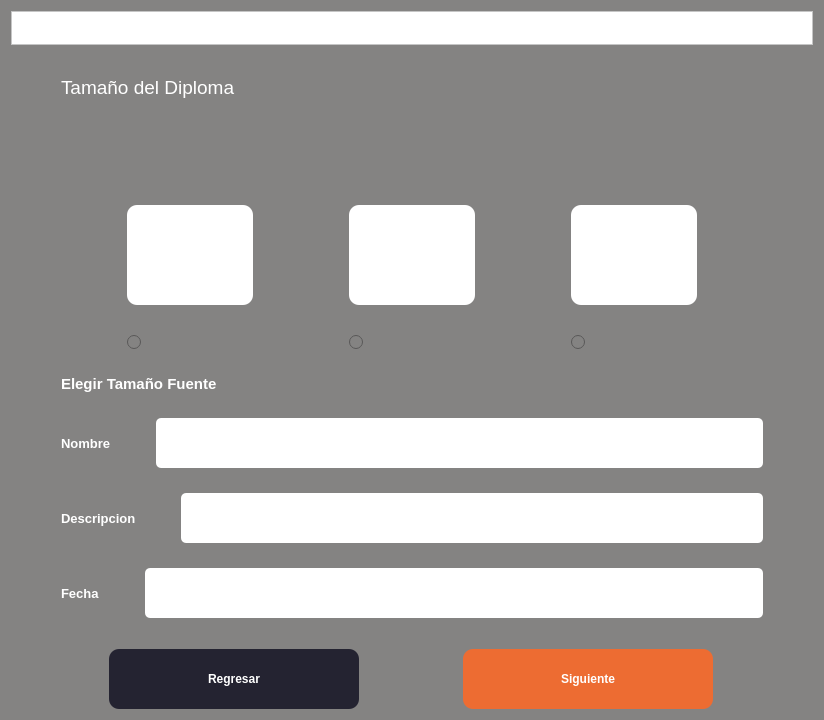
<?xml version="1.0" encoding="UTF-8"?>
<ui version="4.0">
 <class>Form</class>
 <widget class="QWidget" name="Form">
  <property name="geometry">
   <rect>
    <x>0</x>
    <y>0</y>
    <width>824</width>
    <height>680</height>
   </rect>
  </property>
  <property name="palette">
   <palette>
    <active>
     <colorrole role="WindowText">
      <brush brushstyle="SolidPattern">
       <color alpha="255">
        <red>255</red>
        <green>255</green>
        <blue>255</blue>
       </color>
      </brush>
     </colorrole>
     <colorrole role="Button">
      <brush brushstyle="SolidPattern">
       <color alpha="255">
        <red>132</red>
        <green>131</green>
        <blue>130</blue>
       </color>
      </brush>
     </colorrole>
     <colorrole role="Light">
      <brush brushstyle="SolidPattern">
       <color alpha="255">
        <red>255</red>
        <green>255</green>
        <blue>255</blue>
       </color>
      </brush>
     </colorrole>
     <colorrole role="Midlight">
      <brush brushstyle="SolidPattern">
       <color alpha="255">
        <red>255</red>
        <green>255</green>
        <blue>255</blue>
       </color>
      </brush>
     </colorrole>
     <colorrole role="Dark">
      <brush brushstyle="SolidPattern">
       <color alpha="255">
        <red>127</red>
        <green>127</green>
        <blue>127</blue>
       </color>
      </brush>
     </colorrole>
     <colorrole role="Mid">
      <brush brushstyle="SolidPattern">
       <color alpha="255">
        <red>170</red>
        <green>170</green>
        <blue>170</blue>
       </color>
      </brush>
     </colorrole>
     <colorrole role="Text">
      <brush brushstyle="SolidPattern">
       <color alpha="255">
        <red>255</red>
        <green>255</green>
        <blue>255</blue>
       </color>
      </brush>
     </colorrole>
     <colorrole role="BrightText">
      <brush brushstyle="SolidPattern">
       <color alpha="255">
        <red>255</red>
        <green>255</green>
        <blue>255</blue>
       </color>
      </brush>
     </colorrole>
     <colorrole role="ButtonText">
      <brush brushstyle="SolidPattern">
       <color alpha="255">
        <red>255</red>
        <green>255</green>
        <blue>255</blue>
       </color>
      </brush>
     </colorrole>
     <colorrole role="Base">
      <brush brushstyle="SolidPattern">
       <color alpha="255">
        <red>132</red>
        <green>131</green>
        <blue>130</blue>
       </color>
      </brush>
     </colorrole>
     <colorrole role="Window">
      <brush brushstyle="SolidPattern">
       <color alpha="255">
        <red>132</red>
        <green>131</green>
        <blue>130</blue>
       </color>
      </brush>
     </colorrole>
     <colorrole role="Shadow">
      <brush brushstyle="SolidPattern">
       <color alpha="255">
        <red>0</red>
        <green>0</green>
        <blue>0</blue>
       </color>
      </brush>
     </colorrole>
     <colorrole role="AlternateBase">
      <brush brushstyle="SolidPattern">
       <color alpha="255">
        <red>255</red>
        <green>255</green>
        <blue>255</blue>
       </color>
      </brush>
     </colorrole>
     <colorrole role="ToolTipBase">
      <brush brushstyle="SolidPattern">
       <color alpha="255">
        <red>255</red>
        <green>255</green>
        <blue>220</blue>
       </color>
      </brush>
     </colorrole>
     <colorrole role="ToolTipText">
      <brush brushstyle="SolidPattern">
       <color alpha="255">
        <red>0</red>
        <green>0</green>
        <blue>0</blue>
       </color>
      </brush>
     </colorrole>
    </active>
    <inactive>
     <colorrole role="WindowText">
      <brush brushstyle="SolidPattern">
       <color alpha="255">
        <red>255</red>
        <green>255</green>
        <blue>255</blue>
       </color>
      </brush>
     </colorrole>
     <colorrole role="Button">
      <brush brushstyle="SolidPattern">
       <color alpha="255">
        <red>132</red>
        <green>131</green>
        <blue>130</blue>
       </color>
      </brush>
     </colorrole>
     <colorrole role="Light">
      <brush brushstyle="SolidPattern">
       <color alpha="255">
        <red>255</red>
        <green>255</green>
        <blue>255</blue>
       </color>
      </brush>
     </colorrole>
     <colorrole role="Midlight">
      <brush brushstyle="SolidPattern">
       <color alpha="255">
        <red>255</red>
        <green>255</green>
        <blue>255</blue>
       </color>
      </brush>
     </colorrole>
     <colorrole role="Dark">
      <brush brushstyle="SolidPattern">
       <color alpha="255">
        <red>127</red>
        <green>127</green>
        <blue>127</blue>
       </color>
      </brush>
     </colorrole>
     <colorrole role="Mid">
      <brush brushstyle="SolidPattern">
       <color alpha="255">
        <red>170</red>
        <green>170</green>
        <blue>170</blue>
       </color>
      </brush>
     </colorrole>
     <colorrole role="Text">
      <brush brushstyle="SolidPattern">
       <color alpha="255">
        <red>255</red>
        <green>255</green>
        <blue>255</blue>
       </color>
      </brush>
     </colorrole>
     <colorrole role="BrightText">
      <brush brushstyle="SolidPattern">
       <color alpha="255">
        <red>255</red>
        <green>255</green>
        <blue>255</blue>
       </color>
      </brush>
     </colorrole>
     <colorrole role="ButtonText">
      <brush brushstyle="SolidPattern">
       <color alpha="255">
        <red>255</red>
        <green>255</green>
        <blue>255</blue>
       </color>
      </brush>
     </colorrole>
     <colorrole role="Base">
      <brush brushstyle="SolidPattern">
       <color alpha="255">
        <red>132</red>
        <green>131</green>
        <blue>130</blue>
       </color>
      </brush>
     </colorrole>
     <colorrole role="Window">
      <brush brushstyle="SolidPattern">
       <color alpha="255">
        <red>132</red>
        <green>131</green>
        <blue>130</blue>
       </color>
      </brush>
     </colorrole>
     <colorrole role="Shadow">
      <brush brushstyle="SolidPattern">
       <color alpha="255">
        <red>0</red>
        <green>0</green>
        <blue>0</blue>
       </color>
      </brush>
     </colorrole>
     <colorrole role="AlternateBase">
      <brush brushstyle="SolidPattern">
       <color alpha="255">
        <red>255</red>
        <green>255</green>
        <blue>255</blue>
       </color>
      </brush>
     </colorrole>
     <colorrole role="ToolTipBase">
      <brush brushstyle="SolidPattern">
       <color alpha="255">
        <red>255</red>
        <green>255</green>
        <blue>220</blue>
       </color>
      </brush>
     </colorrole>
     <colorrole role="ToolTipText">
      <brush brushstyle="SolidPattern">
       <color alpha="255">
        <red>0</red>
        <green>0</green>
        <blue>0</blue>
       </color>
      </brush>
     </colorrole>
    </inactive>
    <disabled>
     <colorrole role="WindowText">
      <brush brushstyle="SolidPattern">
       <color alpha="255">
        <red>255</red>
        <green>255</green>
        <blue>255</blue>
       </color>
      </brush>
     </colorrole>
     <colorrole role="Button">
      <brush brushstyle="SolidPattern">
       <color alpha="255">
        <red>132</red>
        <green>131</green>
        <blue>130</blue>
       </color>
      </brush>
     </colorrole>
     <colorrole role="Light">
      <brush brushstyle="SolidPattern">
       <color alpha="255">
        <red>255</red>
        <green>255</green>
        <blue>255</blue>
       </color>
      </brush>
     </colorrole>
     <colorrole role="Midlight">
      <brush brushstyle="SolidPattern">
       <color alpha="255">
        <red>255</red>
        <green>255</green>
        <blue>255</blue>
       </color>
      </brush>
     </colorrole>
     <colorrole role="Dark">
      <brush brushstyle="SolidPattern">
       <color alpha="255">
        <red>127</red>
        <green>127</green>
        <blue>127</blue>
       </color>
      </brush>
     </colorrole>
     <colorrole role="Mid">
      <brush brushstyle="SolidPattern">
       <color alpha="255">
        <red>170</red>
        <green>170</green>
        <blue>170</blue>
       </color>
      </brush>
     </colorrole>
     <colorrole role="Text">
      <brush brushstyle="SolidPattern">
       <color alpha="255">
        <red>255</red>
        <green>255</green>
        <blue>255</blue>
       </color>
      </brush>
     </colorrole>
     <colorrole role="BrightText">
      <brush brushstyle="SolidPattern">
       <color alpha="255">
        <red>255</red>
        <green>255</green>
        <blue>255</blue>
       </color>
      </brush>
     </colorrole>
     <colorrole role="ButtonText">
      <brush brushstyle="SolidPattern">
       <color alpha="255">
        <red>255</red>
        <green>255</green>
        <blue>255</blue>
       </color>
      </brush>
     </colorrole>
     <colorrole role="Base">
      <brush brushstyle="SolidPattern">
       <color alpha="255">
        <red>132</red>
        <green>131</green>
        <blue>130</blue>
       </color>
      </brush>
     </colorrole>
     <colorrole role="Window">
      <brush brushstyle="SolidPattern">
       <color alpha="255">
        <red>132</red>
        <green>131</green>
        <blue>130</blue>
       </color>
      </brush>
     </colorrole>
     <colorrole role="Shadow">
      <brush brushstyle="SolidPattern">
       <color alpha="255">
        <red>0</red>
        <green>0</green>
        <blue>0</blue>
       </color>
      </brush>
     </colorrole>
     <colorrole role="AlternateBase">
      <brush brushstyle="SolidPattern">
       <color alpha="255">
        <red>255</red>
        <green>255</green>
        <blue>255</blue>
       </color>
      </brush>
     </colorrole>
     <colorrole role="ToolTipBase">
      <brush brushstyle="SolidPattern">
       <color alpha="255">
        <red>255</red>
        <green>255</green>
        <blue>220</blue>
       </color>
      </brush>
     </colorrole>
     <colorrole role="ToolTipText">
      <brush brushstyle="SolidPattern">
       <color alpha="255">
        <red>0</red>
        <green>0</green>
        <blue>0</blue>
       </color>
      </brush>
     </colorrole>
    </disabled>
   </palette>
  </property>
  <property name="windowTitle">
   <string>Generador de Diplomas</string>
  </property>
  <property name="autoFillBackground">
   <bool>false</bool>
  </property>
  <property name="styleSheet">
   <string notr="true">color: white;
background-color: rgb(132, 131, 130);</string>
  </property>
  <layout class="QVBoxLayout" name="verticalLayout_3">
   <item>
    <widget class="QFrame" name="frame">
     <property name="sizePolicy">
      <sizepolicy hsizetype="Preferred" vsizetype="Fixed">
       <horstretch>0</horstretch>
       <verstretch>0</verstretch>
      </sizepolicy>
     </property>
     <property name="maximumSize">
      <size>
       <width>16777215</width>
       <height>81</height>
      </size>
     </property>
     <property name="autoFillBackground">
      <bool>false</bool>
     </property>
     <property name="styleSheet">
      <string notr="true">background-color: rgb(255, 255, 255)
</string>
     </property>
     <property name="frameShape">
      <enum>QFrame::StyledPanel</enum>
     </property>
     <property name="frameShadow">
      <enum>QFrame::Raised</enum>
     </property>
     <layout class="QGridLayout" name="gridLayout_2">
      <item row="0" column="0">
       <widget class="QLabel" name="lbLogo">
        <property name="sizePolicy">
         <sizepolicy hsizetype="Maximum" vsizetype="Preferred">
          <horstretch>0</horstretch>
          <verstretch>0</verstretch>
         </sizepolicy>
        </property>
        <property name="autoFillBackground">
         <bool>false</bool>
        </property>
        <property name="styleSheet">
         <string notr="true"/>
        </property>
        <property name="text">
         <string/>
        </property>
        <property name="pixmap">
         <pixmap>../images/csoftmty_logo.png</pixmap>
        </property>
        <property name="scaledContents">
         <bool>false</bool>
        </property>
       </widget>
      </item>
     </layout>
    </widget>
   </item>
   <item>
    <layout class="QVBoxLayout" name="verticalLayout_4">
     <property name="spacing">
      <number>25</number>
     </property>
     <property name="leftMargin">
      <number>50</number>
     </property>
     <property name="topMargin">
      <number>25</number>
     </property>
     <property name="rightMargin">
      <number>50</number>
     </property>
     <property name="bottomMargin">
      <number>25</number>
     </property>
     <item>
      <layout class="QVBoxLayout" name="verticalLayout_2">
       <item>
        <widget class="QLabel" name="label_2">
         <property name="sizePolicy">
          <sizepolicy hsizetype="Preferred" vsizetype="Fixed">
           <horstretch>0</horstretch>
           <verstretch>0</verstretch>
          </sizepolicy>
         </property>
         <property name="font">
          <font>
           <pointsize>14</pointsize>
           <weight>50</weight>
           <bold>false</bold>
          </font>
         </property>
         <property name="text">
          <string>Tamaño del Diploma</string>
         </property>
        </widget>
       </item>
       <item>
        <widget class="QLabel" name="label_3">
         <property name="sizePolicy">
          <sizepolicy hsizetype="Preferred" vsizetype="Fixed">
           <horstretch>0</horstretch>
           <verstretch>0</verstretch>
          </sizepolicy>
         </property>
         <property name="font">
          <font>
           <pointsize>11</pointsize>
           <weight>50</weight>
           <bold>false</bold>
          </font>
         </property>
         <property name="text">
          <string/>
         </property>
        </widget>
       </item>
       <item>
        <widget class="QLabel" name="label">
         <property name="maximumSize">
          <size>
           <width>700</width>
           <height>30</height>
          </size>
         </property>
         <property name="frameShape">
          <enum>QFrame::NoFrame</enum>
         </property>
         <property name="text">
          <string/>
         </property>
         <property name="pixmap">
          <pixmap>../images/sizes.png</pixmap>
         </property>
         <property name="scaledContents">
          <bool>true</bool>
         </property>
         <property name="alignment">
          <set>Qt::AlignCenter</set>
         </property>
        </widget>
       </item>
      </layout>
     </item>
     <item>
      <layout class="QHBoxLayout" name="horizontalLayout_2" stretch="1,1,1">
       <property name="spacing">
        <number>30</number>
       </property>
       <item>
        <layout class="QGridLayout" name="gridLayout_3">
         <item row="0" column="0">
          <widget class="QPushButton" name="btnCarta">
           <property name="minimumSize">
            <size>
             <width>126</width>
             <height>100</height>
            </size>
           </property>
           <property name="maximumSize">
            <size>
             <width>126</width>
             <height>100</height>
            </size>
           </property>
           <property name="cursor">
            <cursorShape>PointingHandCursor</cursorShape>
           </property>
           <property name="styleSheet">
            <string notr="true">background-color: rgb(255, 255, 255);
border-radius: 10px</string>
           </property>
           <property name="text">
            <string/>
           </property>
           <property name="icon">
            <iconset>
             <normaloff>../images/Carta.png</normaloff>../images/Carta.png</iconset>
           </property>
           <property name="iconSize">
            <size>
             <width>250</width>
             <height>100</height>
            </size>
           </property>
          </widget>
         </item>
         <item row="1" column="0">
          <widget class="QRadioButton" name="rbCarta">
           <property name="text">
            <string/>
           </property>
          </widget>
         </item>
        </layout>
       </item>
       <item>
        <layout class="QGridLayout" name="gridLayout_4">
         <item row="0" column="0">
          <widget class="QPushButton" name="btnA4">
           <property name="minimumSize">
            <size>
             <width>126</width>
             <height>100</height>
            </size>
           </property>
           <property name="maximumSize">
            <size>
             <width>126</width>
             <height>100</height>
            </size>
           </property>
           <property name="cursor">
            <cursorShape>PointingHandCursor</cursorShape>
           </property>
           <property name="styleSheet">
            <string notr="true">background-color: rgb(255, 255, 255);
border-radius: 10px</string>
           </property>
           <property name="text">
            <string/>
           </property>
           <property name="icon">
            <iconset>
             <normaloff>../images/A4.png</normaloff>../images/A4.png</iconset>
           </property>
           <property name="iconSize">
            <size>
             <width>200</width>
             <height>100</height>
            </size>
           </property>
          </widget>
         </item>
         <item row="1" column="0">
          <widget class="QRadioButton" name="rbA4">
           <property name="text">
            <string/>
           </property>
          </widget>
         </item>
        </layout>
       </item>
       <item>
        <layout class="QGridLayout" name="gridLayout_5">
         <item row="0" column="0">
          <widget class="QPushButton" name="btnOficio">
           <property name="sizePolicy">
            <sizepolicy hsizetype="Minimum" vsizetype="Fixed">
             <horstretch>0</horstretch>
             <verstretch>0</verstretch>
            </sizepolicy>
           </property>
           <property name="minimumSize">
            <size>
             <width>126</width>
             <height>100</height>
            </size>
           </property>
           <property name="maximumSize">
            <size>
             <width>126</width>
             <height>100</height>
            </size>
           </property>
           <property name="cursor">
            <cursorShape>PointingHandCursor</cursorShape>
           </property>
           <property name="styleSheet">
            <string notr="true">background-color: rgb(255, 255, 255);
border-radius: 10px</string>
           </property>
           <property name="text">
            <string/>
           </property>
           <property name="icon">
            <iconset>
             <normaloff>../images/Oficio.png</normaloff>../images/Oficio.png</iconset>
           </property>
           <property name="iconSize">
            <size>
             <width>250</width>
             <height>100</height>
            </size>
           </property>
          </widget>
         </item>
         <item row="1" column="0">
          <widget class="QRadioButton" name="rbOficio">
           <property name="text">
            <string/>
           </property>
          </widget>
         </item>
        </layout>
       </item>
      </layout>
     </item>
     <item>
      <layout class="QVBoxLayout" name="verticalLayout">
       <item>
        <widget class="QLabel" name="label_4">
         <property name="sizePolicy">
          <sizepolicy hsizetype="Preferred" vsizetype="Fixed">
           <horstretch>0</horstretch>
           <verstretch>0</verstretch>
          </sizepolicy>
         </property>
         <property name="font">
          <font>
           <pointsize>11</pointsize>
           <weight>75</weight>
           <bold>true</bold>
          </font>
         </property>
         <property name="text">
          <string>Elegir Tamaño Fuente</string>
         </property>
        </widget>
       </item>
       <item>
        <layout class="QHBoxLayout" name="horizontalLayout_4">
         <property name="spacing">
          <number>45</number>
         </property>
         <item>
          <widget class="QLabel" name="label_5">
           <property name="font">
            <font>
             <pointsize>10</pointsize>
             <weight>75</weight>
             <bold>true</bold>
            </font>
           </property>
           <property name="text">
            <string>Nombre</string>
           </property>
          </widget>
         </item>
         <item>
          <widget class="QLineEdit" name="tfNombre">
           <property name="minimumSize">
            <size>
             <width>200</width>
             <height>50</height>
            </size>
           </property>
           <property name="palette">
            <palette>
             <active>
              <colorrole role="WindowText">
               <brush brushstyle="SolidPattern">
                <color alpha="255">
                 <red>0</red>
                 <green>0</green>
                 <blue>0</blue>
                </color>
               </brush>
              </colorrole>
              <colorrole role="Button">
               <brush brushstyle="SolidPattern">
                <color alpha="255">
                 <red>255</red>
                 <green>255</green>
                 <blue>255</blue>
                </color>
               </brush>
              </colorrole>
              <colorrole role="Text">
               <brush brushstyle="SolidPattern">
                <color alpha="255">
                 <red>0</red>
                 <green>0</green>
                 <blue>0</blue>
                </color>
               </brush>
              </colorrole>
              <colorrole role="ButtonText">
               <brush brushstyle="SolidPattern">
                <color alpha="255">
                 <red>0</red>
                 <green>0</green>
                 <blue>0</blue>
                </color>
               </brush>
              </colorrole>
              <colorrole role="Base">
               <brush brushstyle="SolidPattern">
                <color alpha="255">
                 <red>255</red>
                 <green>255</green>
                 <blue>255</blue>
                </color>
               </brush>
              </colorrole>
              <colorrole role="Window">
               <brush brushstyle="SolidPattern">
                <color alpha="255">
                 <red>255</red>
                 <green>255</green>
                 <blue>255</blue>
                </color>
               </brush>
              </colorrole>
             </active>
             <inactive>
              <colorrole role="WindowText">
               <brush brushstyle="SolidPattern">
                <color alpha="255">
                 <red>0</red>
                 <green>0</green>
                 <blue>0</blue>
                </color>
               </brush>
              </colorrole>
              <colorrole role="Button">
               <brush brushstyle="SolidPattern">
                <color alpha="255">
                 <red>255</red>
                 <green>255</green>
                 <blue>255</blue>
                </color>
               </brush>
              </colorrole>
              <colorrole role="Text">
               <brush brushstyle="SolidPattern">
                <color alpha="255">
                 <red>0</red>
                 <green>0</green>
                 <blue>0</blue>
                </color>
               </brush>
              </colorrole>
              <colorrole role="ButtonText">
               <brush brushstyle="SolidPattern">
                <color alpha="255">
                 <red>0</red>
                 <green>0</green>
                 <blue>0</blue>
                </color>
               </brush>
              </colorrole>
              <colorrole role="Base">
               <brush brushstyle="SolidPattern">
                <color alpha="255">
                 <red>255</red>
                 <green>255</green>
                 <blue>255</blue>
                </color>
               </brush>
              </colorrole>
              <colorrole role="Window">
               <brush brushstyle="SolidPattern">
                <color alpha="255">
                 <red>255</red>
                 <green>255</green>
                 <blue>255</blue>
                </color>
               </brush>
              </colorrole>
             </inactive>
             <disabled>
              <colorrole role="WindowText">
               <brush brushstyle="SolidPattern">
                <color alpha="255">
                 <red>0</red>
                 <green>0</green>
                 <blue>0</blue>
                </color>
               </brush>
              </colorrole>
              <colorrole role="Button">
               <brush brushstyle="SolidPattern">
                <color alpha="255">
                 <red>255</red>
                 <green>255</green>
                 <blue>255</blue>
                </color>
               </brush>
              </colorrole>
              <colorrole role="Text">
               <brush brushstyle="SolidPattern">
                <color alpha="255">
                 <red>0</red>
                 <green>0</green>
                 <blue>0</blue>
                </color>
               </brush>
              </colorrole>
              <colorrole role="ButtonText">
               <brush brushstyle="SolidPattern">
                <color alpha="255">
                 <red>0</red>
                 <green>0</green>
                 <blue>0</blue>
                </color>
               </brush>
              </colorrole>
              <colorrole role="Base">
               <brush brushstyle="SolidPattern">
                <color alpha="255">
                 <red>255</red>
                 <green>255</green>
                 <blue>255</blue>
                </color>
               </brush>
              </colorrole>
              <colorrole role="Window">
               <brush brushstyle="SolidPattern">
                <color alpha="255">
                 <red>255</red>
                 <green>255</green>
                 <blue>255</blue>
                </color>
               </brush>
              </colorrole>
             </disabled>
            </palette>
           </property>
           <property name="cursor">
            <cursorShape>ArrowCursor</cursorShape>
           </property>
           <property name="styleSheet">
            <string notr="true">color: black;
background-color: white;
border-radius: 5px;</string>
           </property>
           <property name="text">
            <string/>
           </property>
          </widget>
         </item>
        </layout>
       </item>
       <item>
        <layout class="QHBoxLayout" name="horizontalLayout_6">
         <property name="spacing">
          <number>45</number>
         </property>
         <item>
          <widget class="QLabel" name="label_7">
           <property name="font">
            <font>
             <pointsize>10</pointsize>
             <weight>75</weight>
             <bold>true</bold>
            </font>
           </property>
           <property name="text">
            <string>Descripcion</string>
           </property>
          </widget>
         </item>
         <item>
          <widget class="QLineEdit" name="tfDescripcion">
           <property name="minimumSize">
            <size>
             <width>200</width>
             <height>50</height>
            </size>
           </property>
           <property name="styleSheet">
            <string notr="true">color: black;
background-color: white;
border-radius: 5px;</string>
           </property>
           <property name="inputMask">
            <string/>
           </property>
           <property name="text">
            <string/>
           </property>
          </widget>
         </item>
        </layout>
       </item>
       <item>
        <layout class="QHBoxLayout" name="horizontalLayout_5">
         <property name="spacing">
          <number>45</number>
         </property>
         <item>
          <widget class="QLabel" name="label_6">
           <property name="font">
            <font>
             <pointsize>10</pointsize>
             <weight>75</weight>
             <bold>true</bold>
            </font>
           </property>
           <property name="text">
            <string>Fecha</string>
           </property>
          </widget>
         </item>
         <item>
          <widget class="QLineEdit" name="tfFechas">
           <property name="minimumSize">
            <size>
             <width>200</width>
             <height>50</height>
            </size>
           </property>
           <property name="styleSheet">
            <string notr="true">color: black;
background-color: white;
border-radius: 5px;</string>
           </property>
           <property name="inputMask">
            <string/>
           </property>
           <property name="text">
            <string/>
           </property>
          </widget>
         </item>
        </layout>
       </item>
      </layout>
     </item>
    </layout>
   </item>
   <item>
    <layout class="QHBoxLayout" name="horizontalLayout">
     <item>
      <widget class="QPushButton" name="btnBack">
       <property name="sizePolicy">
        <sizepolicy hsizetype="Maximum" vsizetype="Fixed">
         <horstretch>0</horstretch>
         <verstretch>0</verstretch>
        </sizepolicy>
       </property>
       <property name="minimumSize">
        <size>
         <width>250</width>
         <height>60</height>
        </size>
       </property>
       <property name="font">
        <font>
         <pointsize>9</pointsize>
         <weight>75</weight>
         <bold>true</bold>
        </font>
       </property>
       <property name="styleSheet">
        <string notr="true">background-color: #242331;
border-radius: 10px</string>
       </property>
       <property name="text">
        <string>Regresar</string>
       </property>
      </widget>
     </item>
     <item>
      <widget class="QPushButton" name="btnNext">
       <property name="sizePolicy">
        <sizepolicy hsizetype="Maximum" vsizetype="Fixed">
         <horstretch>0</horstretch>
         <verstretch>0</verstretch>
        </sizepolicy>
       </property>
       <property name="minimumSize">
        <size>
         <width>250</width>
         <height>60</height>
        </size>
       </property>
       <property name="font">
        <font>
         <pointsize>9</pointsize>
         <weight>75</weight>
         <bold>true</bold>
        </font>
       </property>
       <property name="styleSheet">
        <string notr="true">background-color: rgb(237, 108, 50);
border-radius: 10px</string>
       </property>
       <property name="text">
        <string>Siguiente</string>
       </property>
      </widget>
     </item>
    </layout>
   </item>
  </layout>
 </widget>
 <resources/>
 <connections/>
</ui>
